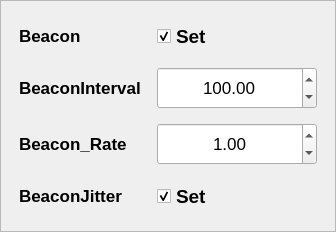
        <widget class="QFrame" name="frame">
         <property name="sizePolicy">
          <sizepolicy hsizetype="Expanding" vsizetype="Expanding">
           <horstretch>0</horstretch>
           <verstretch>0</verstretch>
          </sizepolicy>
         </property>
         <property name="minimumSize">
          <size>
           <width>0</width>
           <height>150</height>
          </size>
         </property>
         <property name="maximumSize">
          <size>
           <width>16777215</width>
           <height>300</height>
          </size>
         </property>
         <property name="frameShape">
          <enum>QFrame::Shape::StyledPanel</enum>
         </property>
         <property name="frameShadow">
          <enum>QFrame::Shadow::Raised</enum>
         </property>
         <layout class="QGridLayout" name="gridLayout_7">
          <property name="verticalSpacing">
           <number>14</number>
          </property>
          <property name="horizontalSpacing">
           <number>16</number>
          </property>
          <property name="bottomMargin">
           <number>18</number>
          </property>
          <property name="rightMargin">
           <number>18</number>
          </property>
          <property name="topMargin">
           <number>18</number>
          </property>
          <property name="leftMargin">
           <number>18</number>
          </property>
          <item row="0" column="0">
           <widget class="QLabel" name="label_21">
            <property name="minimumSize">
             <size>
              <width>70</width>
              <height>28</height>
             </size>
            </property>
            <property name="font">
             <font>
              <pointsize>13</pointsize>
              <bold>true</bold>
             </font>
            </property>
            <property name="text">
             <string>Beacon</string>
            </property>
           </widget>
          </item>
          <item row="0" column="1">
           <widget class="QCheckBox" name="checkBox">
            <property name="minimumSize">
             <size>
              <width>160</width>
              <height>34</height>
             </size>
            </property>
            <property name="font">
             <font>
              <pointsize>14</pointsize>
              <bold>true</bold>
             </font>
            </property>
            <property name="text">
             <string>Set</string>
            </property>
            <property name="checked">
             <bool>true</bool>
            </property>
           </widget>
          </item>
          <item row="1" column="0">
           <widget class="QLabel" name="label_22">
            <property name="minimumSize">
             <size>
              <width>70</width>
              <height>28</height>
             </size>
            </property>
            <property name="font">
             <font>
              <pointsize>13</pointsize>
              <bold>true</bold>
             </font>
            </property>
            <property name="text">
             <string>BeaconInterval</string>
            </property>
           </widget>
          </item>
          <item row="1" column="1">
           <widget class="QDoubleSpinBox" name="doubleSpinBox_12">
            <property name="alignment">
             <set>Qt::AlignmentFlag::AlignVCenter|Qt::AlignmentFlag::AlignHCenter</set>
            </property>
            <property name="font">
             <font>
              <pointsize>13</pointsize>
              <bold>false</bold>
             </font>
            </property>
            <property name="minimumSize">
             <size>
              <width>150</width>
              <height>42</height>
             </size>
            </property>
            <property name="maximum">
             <double>65535.989999999997963</double>
            </property>
            <property name="value">
             <double>100.000000000000000</double>
            </property>
           </widget>
          </item>
          <item row="2" column="0">
           <widget class="QLabel" name="label_23">
            <property name="minimumSize">
             <size>
              <width>70</width>
              <height>28</height>
             </size>
            </property>
            <property name="font">
             <font>
              <pointsize>13</pointsize>
              <bold>true</bold>
             </font>
            </property>
            <property name="text">
             <string>Beacon_Rate</string>
            </property>
           </widget>
          </item>
          <item row="2" column="1">
           <widget class="QDoubleSpinBox" name="doubleSpinBox_13">
            <property name="alignment">
             <set>Qt::AlignmentFlag::AlignVCenter|Qt::AlignmentFlag::AlignHCenter</set>
            </property>
            <property name="font">
             <font>
              <pointsize>13</pointsize>
              <bold>false</bold>
             </font>
            </property>
            <property name="minimumSize">
             <size>
              <width>150</width>
              <height>42</height>
             </size>
            </property>
            <property name="value">
             <double>1.000000000000000</double>
            </property>
           </widget>
          </item>
          <item row="3" column="0">
           <widget class="QLabel" name="label_24">
            <property name="minimumSize">
             <size>
              <width>70</width>
              <height>28</height>
             </size>
            </property>
            <property name="font">
             <font>
              <pointsize>13</pointsize>
              <bold>true</bold>
             </font>
            </property>
            <property name="text">
             <string>BeaconJitter</string>
            </property>
           </widget>
          </item>
          <item row="3" column="1">
           <widget class="QCheckBox" name="checkBox_2">
            <property name="minimumSize">
             <size>
              <width>160</width>
              <height>34</height>
             </size>
            </property>
            <property name="font">
             <font>
              <pointsize>14</pointsize>
              <bold>true</bold>
             </font>
            </property>
            <property name="text">
             <string>Set</string>
            </property>
            <property name="checked">
             <bool>true</bool>
            </property>
           </widget>
          </item>
         </layout>
        </widget>
